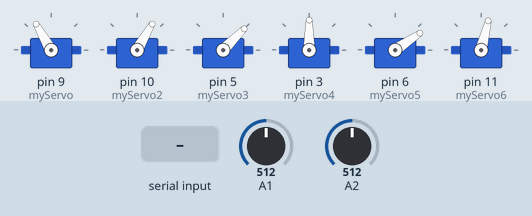
Bench run of a sketch on a simulated Arduino Uno, built with avr-gcc and run on an emulated ATmega328P. Parts: 6 × servo. The test bench sets the inputs (shaded band); at power-on: A1 = 512, A2 = 512. What the sketch prints to the serial monitor is not drawn.

Above: at 1.2 s.
1.3 s: "go\n" received over Serial
At 1.82 s:
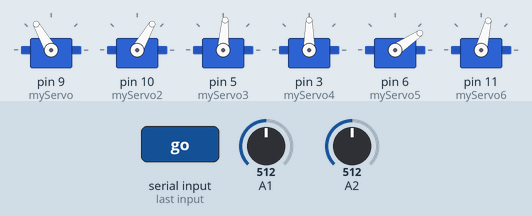
At 2.43 s:
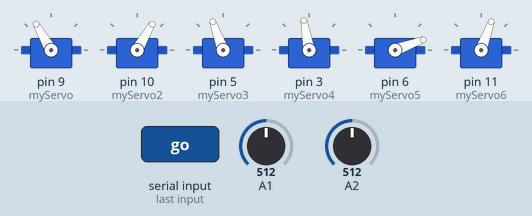
4.3 s: A1 set to 306
At 4.77 s:
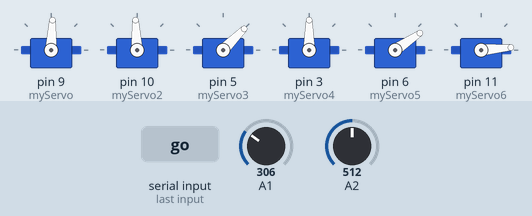
7.3 s: A1 set to 511
10.3 s: A2 set to 306
13.3 s: A2 set to 511
19.3 s: "go\n" received over Serial
At 20.04 s:
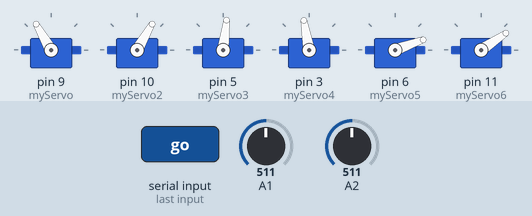
Timing chart, 0 to 32.5 s (numbered marks = the images above; inputs shaded):
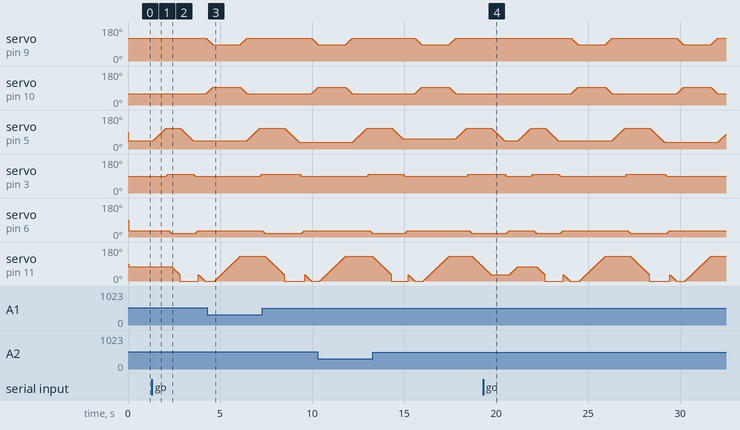

The sketch:

DataServos.ino
```cpp
//This code is used to collect data form the servos
#include <Servo.h>
//Servo are created and postions are created
Servo myServo, myServo2, myServo3, myServo4, myServo5, myServo6;

const int HOME_S1 = 120, HOME_S3 = 45, HOME_S4 = 90, HOME_S5 = 34, HOME_S6 = 76;
const int SCAN_S1 = 120, SCAN_S3 = 110, SCAN_S4 = 100, SCAN_S5 = 20, SCAN_S6 = 34;
const int RED_S1 = 120, RED_S3 = 45, RED_S4 = 90, RED_S5 = 34, RED_S6 = 0;
const int GREEN_S1 = 120, GREEN_S3 = 23, GREEN_S4 = 90, GREEN_S5 = 34, GREEN_S6 = 0;
const int BLUE_S1 = 120, BLUE_S3 = 67, BLUE_S4 = 90, BLUE_S5 = 34, BLUE_S6 = 0;

int currentS1 = HOME_S1, currentS3 = HOME_S3, currentS4 = HOME_S4, currentS5 = HOME_S5, currentS6 = HOME_S6;
//Created a function with reads feedback from the servo pins
int readAnalogAngle(int pin) {
  int val = analogRead(pin);
  int angle = map(val, 0, 1023, 0, 270);
  return angle;
}
//Prints the gripper angle which dosen't have feedback pin
void printGripperAngle() {
  Serial.println(currentS6);
}

//Prints the data for in format for Excel so it can be easily copied
void printForExcel() {
  // Serial.print(readAnalogAngle(A5));
  // Serial.print(",");
  // Serial.print(readAnalogAngle(A4));
  // Serial.print(",");
  // Serial.println(readAnalogAngle(A3));
  // // Serial.print(",");
  Serial.print(readAnalogAngle(A2));
  Serial.print(",");
  Serial.println(readAnalogAngle(A1));
}
//Same function from computer control increments servo angle but prints the angle aswell
void moveServoSmooth(Servo &servo, int fromAngle, int toAngle, int stepDelay = 10) {
  if (fromAngle < toAngle) {
    for (int a = fromAngle; a <= toAngle; a++) {
      servo.write(a);
      delay(stepDelay);
      printForExcel();
      //printGripperAngle();
    }
  } else {
    for (int a = fromAngle; a >= toAngle; a--) {
      servo.write(a);
      delay(stepDelay);
      printForExcel();
      //printGripperAngle();
    }
  }
}
//Same function from computer control increments servo angle but prints the angle aswell
void moveServoMirrored(Servo &s1, Servo &s2, int fromAngle, int toAngle, int stepDelay = 10) {
  if (fromAngle < toAngle) {
    for (int a = fromAngle; a <= toAngle; a++) {
      s1.write(a);
      s2.write(180 - a);
      delay(stepDelay);
      printForExcel();
      //printGripperAngle();
    }
  } else {
    for (int a = fromAngle; a >= toAngle; a--) {
      s1.write(a);
      s2.write(180 - a);
      delay(stepDelay);
      printForExcel();
      //printGripperAngle();
    }
  }
}

void moveToPreset(int s1, int s3, int s4, int s5, int s6) {
  moveServoMirrored(myServo, myServo2, currentS1, s1); currentS1 = s1;
  moveServoSmooth(myServo3, currentS3, s3); currentS3 = s3;
  moveServoSmooth(myServo4, currentS4, s4); currentS4 = s4;
  moveServoSmooth(myServo5, currentS5, s5); currentS5 = s5;
  moveServoSmooth(myServo6, currentS6, s6); currentS6 = s6;
}
//Creates the sequence to be changed for each colour
void sequence() {
moveToPreset(HOME_S1, HOME_S3, HOME_S4, HOME_S5, HOME_S6);
moveToPreset(SCAN_S1, SCAN_S3, SCAN_S4, SCAN_S5, SCAN_S6);
myServo6.write(0);

moveToPreset(RED_S1, RED_S3, RED_S4, RED_S5, 0);
moveToPreset(RED_S1, RED_S3, RED_S4, RED_S5, 0);
moveToPreset(RED_S1 - 33, RED_S3, RED_S4, RED_S5, 0);
moveToPreset(RED_S1 - 33, RED_S3, RED_S4, RED_S5, 130);

moveToPreset(SCAN_S1, SCAN_S3, SCAN_S4, SCAN_S5, SCAN_S6);
myServo6.write(0);

moveToPreset(RED_S1, RED_S3 - 10, RED_S4, RED_S5, 0);
moveToPreset(RED_S1 - 33, RED_S3 - 10, RED_S4, RED_S5, 0);
moveToPreset(RED_S1 - 33, RED_S3 - 10, RED_S4, RED_S5, 130);

moveToPreset(SCAN_S1, SCAN_S3, SCAN_S4, SCAN_S5, SCAN_S6);
myServo6.write(0);

moveToPreset(RED_S1, RED_S3 + 10, RED_S4, RED_S5, 0);
moveToPreset(RED_S1 - 33, RED_S3 + 10, RED_S4, RED_S5, 0);
moveToPreset(RED_S1 - 33, RED_S3 + 10, RED_S4, RED_S5, 130);

moveToPreset(SCAN_S1, SCAN_S3, SCAN_S4, SCAN_S5, SCAN_S6);


}

void setup() {
  Serial.begin(9600);
  myServo.attach(9);
  myServo2.attach(10);
  myServo3.attach(5);
  myServo4.attach(3);
  myServo5.attach(6);
  myServo6.attach(11);
  moveToPreset(HOME_S1, HOME_S3, HOME_S4, HOME_S5, HOME_S6);
}
//Serial command to intiate sequence
void loop() {
  if (Serial.available()) {
    String cmd = Serial.readStringUntil('\n');
    cmd.trim();
    if (cmd == "go") {
      sequence();
    }
  }
}
```

Measured:
- after the input at 1.3 s, servo on pin 9 (myServo): 120° → 115° after 3.0 s; servo on pin 10 (myServo2): 60° → 65° after 3.0 s; servo on pin 5 (myServo3): rises from 45° to 110° in 0.69 s, then falls to 45° in 1.5 s; servo on pin 3 (myServo4): rises from 90° to 100° in 0.09 s, then falls to 90° in 1.5 s
- by itself, servo on pin 6 (myServo5): rises from 20° to 34° in 0.13 s, then falls to 20° in 3.5 s
